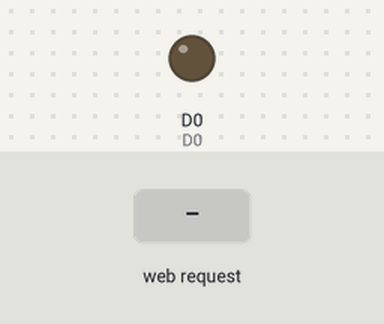
The sketch below on a simulated ESP8266 (NodeMCU). Parts: output pins drawn as LEDs (lit = HIGH). The test bench sets the inputs (shaded band). WiFi joins after 1.5 s; servers stay silent unless stated; what the sketch prints to the serial monitor is not drawn.

Above: at 2.8 s.
2.9 s: HTTP request GET /off received
At 4.1 s:
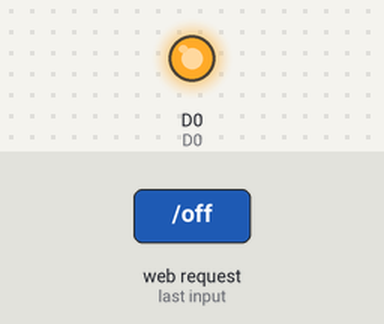
4.4 s: HTTP request GET /on received
At 5.5 s:
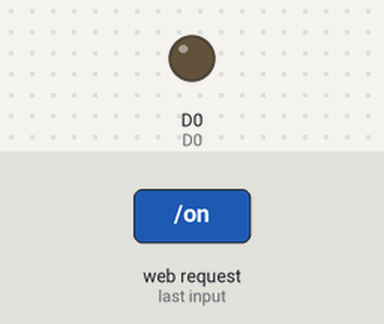
Timing chart, 0 to 7.4 s (numbered marks = the images above; inputs shaded):
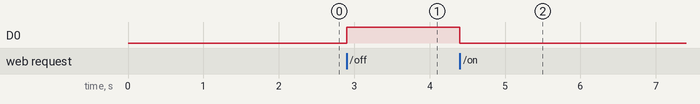

Measured:
- after the input at 2.9 s, D0: LOW → HIGH at once
- after the input at 4.4 s, D0: HIGH → LOW at once

The sketch:

wifi_server_led.ino
```cpp
#include <ESP8266WiFi.h>
#include <WiFiClient.h>
#include <ESP8266WebServer.h>

const char* ssid = "UUMWiFi_Guest";
const char* password = "";
ESP8266WebServer server(80);

#define D0 16

void setup() {
  // put your setup code here, to run once:
  Serial.begin(115200);
  delay(100);
  WiFi.begin(ssid, password);
  while (WiFi.status() != WL_CONNECTED) {
    delay(500);
    Serial.print(".");
  }
  Serial.print("IP address: ");
  Serial.println(WiFi.localIP());
  server.on("/on", ledOn);
  server.on("/off", ledOff);
  server.begin();
  Serial.println("Http server started");
  pinMode(D0, OUTPUT);
}

void ledOn() {
  Serial.println("Client requested");
  digitalWrite(D0, LOW);
  server.send(200, "text/html", "<h1> Switch On</h1>");
}

void ledOff() {
  Serial.println("Client requested");
  digitalWrite(D0, HIGH);
  server.send(200, "text/html", "<h1> Switch Off</h1>");
}

void loop() {
  server.handleClient();
}
```
